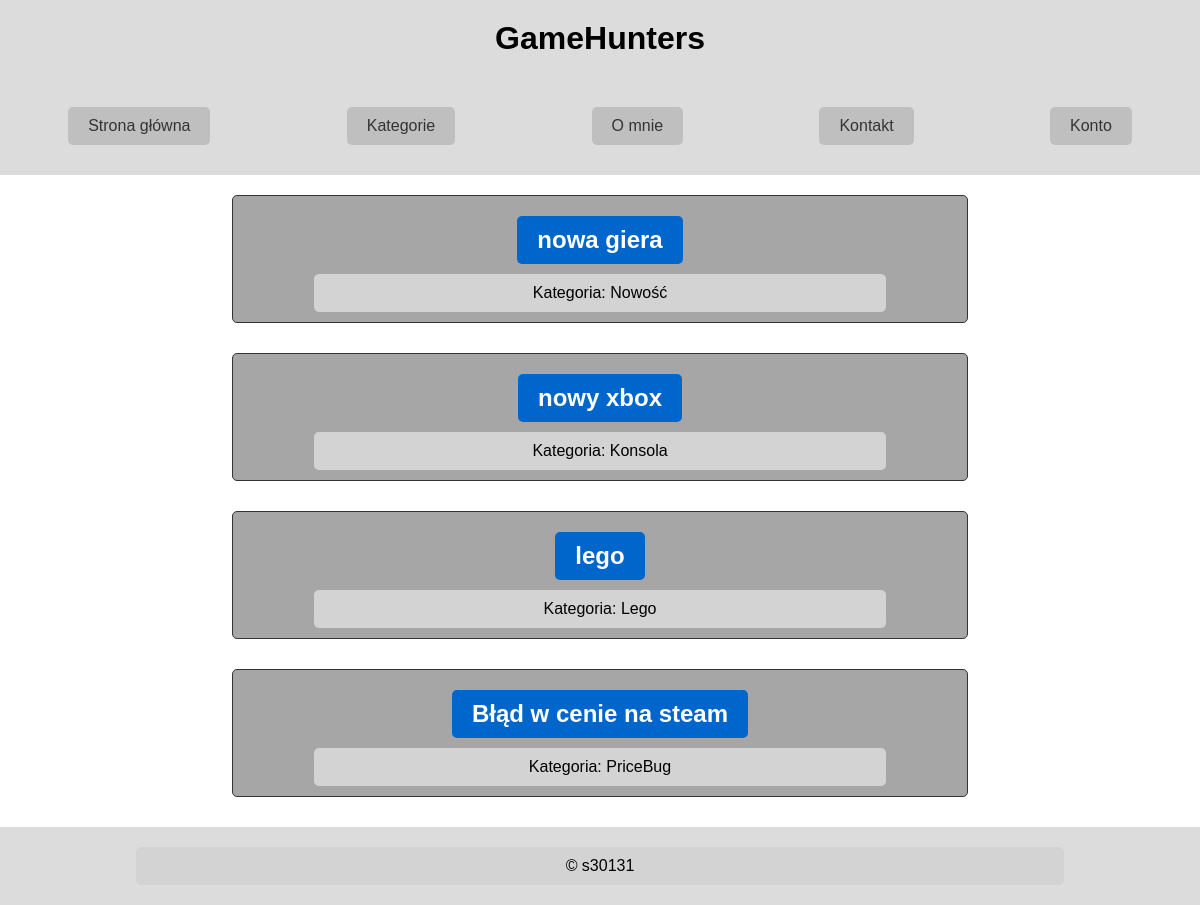
Page /projekt/index.php on the committed database.
### tables this page shows
CREATE TABLE `blog` (
  `ID` int(11) NOT NULL,
  `Nazwa` varchar(255) DEFAULT NULL,
  `Kategoria` varchar(255) DEFAULT NULL,
  `Tresc` varchar(5000) DEFAULT NULL,
  `DataDodania` datetime DEFAULT current_timestamp()
);

### projekt/index.php (the view, shortened to what this page needs)
<?php
include('db.php');
?>
<!DOCTYPE html>
<html lang="pl">
<head>
    <link rel="stylesheet" href="style.css">
</head>
<body>
    <header>
        <h1>GameHunters</h1>
    </header>
    <nav>
        <ul>
            <li><a href="index.php">Strona główna</a></li>
            <li><a href="kategorie.php">Kategorie</a></li>
            <li><a href="omnie.php">O mnie</a></li>
            <li><a href="kontakt.php">Kontakt</a></li>
            <li><a href="konto.php">Konto</a></li>
        </ul>
    </nav>
    <div class="content">
        <section>
            <?php
            $query = "SELECT ID, Nazwa, Kategoria FROM blog ORDER BY ID DESC LIMIT 4";
            $result = mysqli_query($conn, $query);
            if (mysqli_num_rows($result) > 0) {
                while ($row = mysqli_fetch_assoc($result)) {
                    $post_id = $row['ID'];
                    $post_title = $row['Nazwa'];
                    $cat = $row['Kategoria'];
                    echo "<article>";
                    echo "<h2><a href='blog.php?id=$post_id'>$post_title</a></h2>";
                    echo "<p>Kategoria: $cat</p>";
                    echo "</article>";
                }
            } else {
                echo "Brak wpisów.";
            }
            ?>
        </section>
    </div>
    <footer>
        <p>© s30131</p>
    </footer>
</body>
</html>

### projekt/style.css (style rules this page uses)
* { margin: 0; padding: 0; box-sizing: border-box; }
body { font-family: Arial, sans-serif; background-image: url('ertlo.jpg'); background-repeat: no-repeat; background-size: cover; background-attachment: fixed; display: flex; flex-direction: column; min-height: 100vh; }
html, body { height: 100%; display: flex; flex-direction: column; }
header { background-color: #dcdcdc; padding: 20px; text-align: center; }
nav ul { display: flex; justify-content: space-around; list-style-type: none; padding: 20px 0; background-color: #dcdcdc; }
nav ul li a { color: #333; text-decoration: none; padding: 10px 20px; background-color: #bfbfbf; border-radius: 5px; transition: background-color 0.3s ease; }
section { display: flex; flex-direction: column; align-items: center; gap: 20px; padding: 20px; }
article { border: 1px solid #333; padding: 10px; margin-bottom: 10px; border-radius: 5px; width: 80%; background-color: #a6a6a6; }
footer { background-color: #dcdcdc; padding: 20px; text-align: center; width: 100%; margin-top: auto; }
p { background-color: #d3d3d3; padding: 10px; border-radius: 5px; width: 80%; margin-left: auto; margin-right: auto; }
.content { width: 80%; margin-left: auto; margin-right: auto; word-wrap: break-word; }
a { display: inline-block; background-color: #0066cc; color: #fff; border: none; padding: 10px 20px; margin: 10px 0; text-decoration: none; border-radius: 5px; transition: background-color 0.3s ease; }
.content { width: 80%; margin-left: auto; margin-right: auto; text-align: center; flex-grow: 1; }

### rows in the picture
blog: Nazwa "nowa giera", Kategoria "Nowość"
blog: Nazwa "nowy xbox", Kategoria "Konsola"
blog: Nazwa "lego", Kategoria "Lego"
blog: Nazwa "Błąd w cenie na steam", Kategoria "PriceBug"
